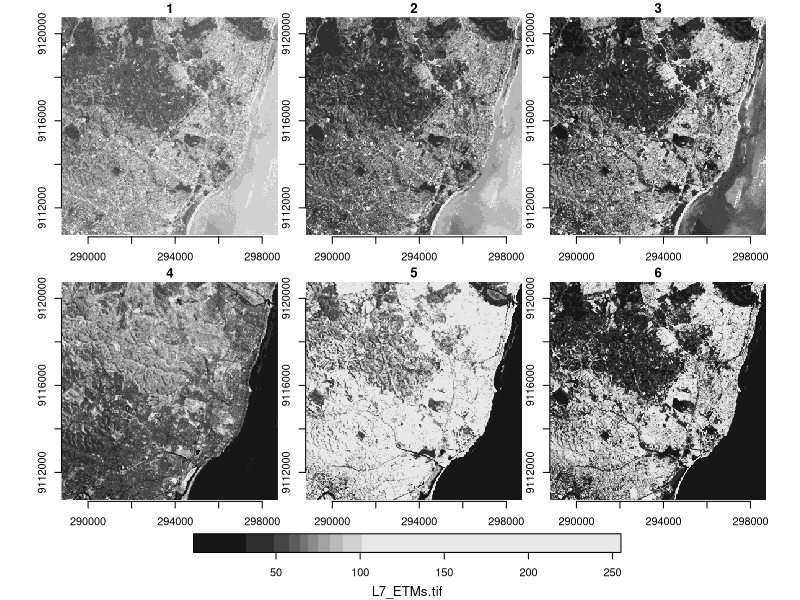
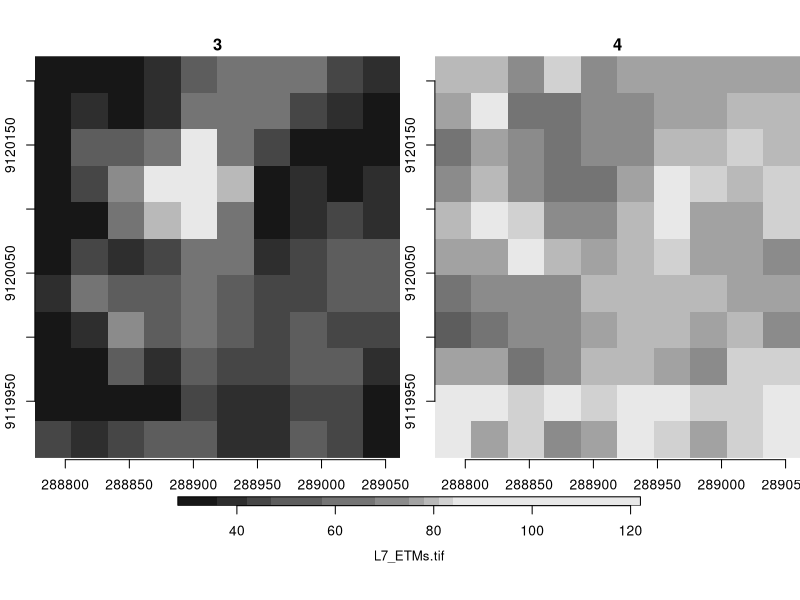

Here is the R script that generated these plots, in order: (Note: this script raises an error after producing the figures.)
## ---- chunk 1
knitr::opts_chunk$set(echo = TRUE)
## ---- chunk 2
library(stars)
## ---- chunk 3
methods(class = "stars")
## ---- chunk 4
vector1 =  c (1, 2, 3,4) # primero vector con 4 números
vector2 =  c (5, 6, 7, 8, 9, 10, 11, 12) # segundo vector con 8 números
col.nombres    <- c("col1","col2","col3","col4")
lin.nombres    <- c("lin1","lin2","lin3","lin4")
matriz.nombres <- c("M1","M2","M3")

cubo  <-  array (c(vector1, vector2), # creación del arreglo
                 dim      = c(4, 4, 3),# determinando el tamaño y dimensiones
                 dimnames = list(lin.nombres, 
                                 col.nombres, 
                                 matriz.nombres))

cubo                                # visualización
## ---- chunk 5
(M2 <- cubo[ , ,2]) # segunda capa o dimensión
(M3_sub <- cubo[1:2, 2:4, 3]) # lineas 1 y 2, columnas 2 a 4 de la tercera dimensión
               
## ---- chunk 6
tif = system.file("tif/L7_ETMs.tif", package = "stars")# creacion del camino del archivo como objeto texto

img = read_stars(tif) # lectura del archivo

plot(img, axes = T)
## ---- chunk 7
img
## ---- chunk 8
dim(img[[1]]) # dimensiones del objeto

plot(img[1, 1:10, 20:30, 3:4], axes = T) # Extracción y visualización

## ---- chunk 9
olinda <- read_sf("C:/Users/Walter Pina/Documents/Github/spatial_stars/datos/olinda.shp") # lectura
class(olinda)  # clase 
olinda         # características del objeto importado
plot(olinda["gid"], axes = T) # visualización como objeto sf
## ---- chunk 10
olinda_st <- st_as_stars(olinda)
class(olinda_st)
olinda_st
plot(olinda_st["gid"], axes = T)
## ---- chunk 11
plot(olinda_st[4:5])
## ---- chunk 12
write_stars(adrop(img[1, 1:10, 20:30, 1:3]), "datos/stars1.tif")
# Relectura
tif <- c("datos/stars1.tif")
stars1 <- read_stars(tif)
#
plot(stars1, axes = T)
